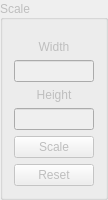
        <widget class="QGroupBox" name="ScaleCheckBox">
         <property name="enabled">
          <bool>false</bool>
         </property>
         <property name="sizePolicy">
          <sizepolicy hsizetype="Fixed" vsizetype="Fixed">
           <horstretch>0</horstretch>
           <verstretch>0</verstretch>
          </sizepolicy>
         </property>
         <property name="maximumSize">
          <size>
           <width>100</width>
           <height>16777215</height>
          </size>
         </property>
         <property name="title">
          <string>Scale</string>
         </property>
         <property name="alignment">
          <set>Qt::AlignLeading|Qt::AlignLeft|Qt::AlignVCenter</set>
         </property>
         <property name="flat">
          <bool>false</bool>
         </property>
         <property name="checkable">
          <bool>false</bool>
         </property>
         <property name="checked">
          <bool>false</bool>
         </property>
         <layout class="QVBoxLayout" name="verticalLayout_5">
          <property name="topMargin">
           <number>20</number>
          </property>
          <item>
           <widget class="QLabel" name="height_label">
            <property name="text">
             <string>Width</string>
            </property>
            <property name="scaledContents">
             <bool>false</bool>
            </property>
            <property name="alignment">
             <set>Qt::AlignCenter</set>
            </property>
           </widget>
          </item>
          <item>
           <widget class="QLineEdit" name="width">
            <property name="maximumSize">
             <size>
              <width>100</width>
              <height>16777215</height>
             </size>
            </property>
            <property name="styleSheet">
             <string notr="true"/>
            </property>
            <property name="inputMethodHints">
             <set>Qt::ImhDigitsOnly|Qt::ImhPreferNumbers</set>
            </property>
            <property name="echoMode">
             <enum>QLineEdit::Normal</enum>
            </property>
            <property name="clearButtonEnabled">
             <bool>false</bool>
            </property>
           </widget>
          </item>
          <item>
           <widget class="QLabel" name="width_label">
            <property name="text">
             <string>Height</string>
            </property>
            <property name="alignment">
             <set>Qt::AlignCenter</set>
            </property>
           </widget>
          </item>
          <item>
           <widget class="QLineEdit" name="height">
            <property name="maximumSize">
             <size>
              <width>100</width>
              <height>16777215</height>
             </size>
            </property>
            <property name="inputMethodHints">
             <set>Qt::ImhPreferNumbers</set>
            </property>
           </widget>
          </item>
          <item>
           <widget class="QPushButton" name="pushButton_3">
            <property name="statusTip">
             <string>Change the resolution with keep resolution</string>
            </property>
            <property name="whatsThis">
             <string>Change the resolution</string>
            </property>
            <property name="text">
             <string>Scale</string>
            </property>
           </widget>
          </item>
          <item>
           <widget class="QPushButton" name="resetScale">
            <property name="sizePolicy">
             <sizepolicy hsizetype="Minimum" vsizetype="Minimum">
              <horstretch>0</horstretch>
              <verstretch>0</verstretch>
             </sizepolicy>
            </property>
            <property name="maximumSize">
             <size>
              <width>16777215</width>
              <height>16777215</height>
             </size>
            </property>
            <property name="statusTip">
             <string>Reset scale</string>
            </property>
            <property name="text">
             <string>Reset</string>
            </property>
           </widget>
          </item>
         </layout>
        </widget>
